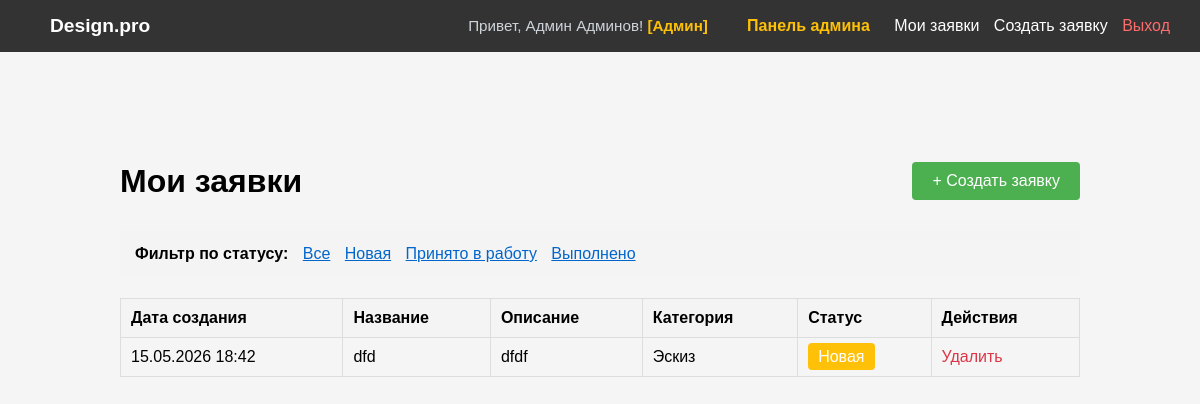
/my-applications/ (signed in), run on an earlier commit of the app's database.
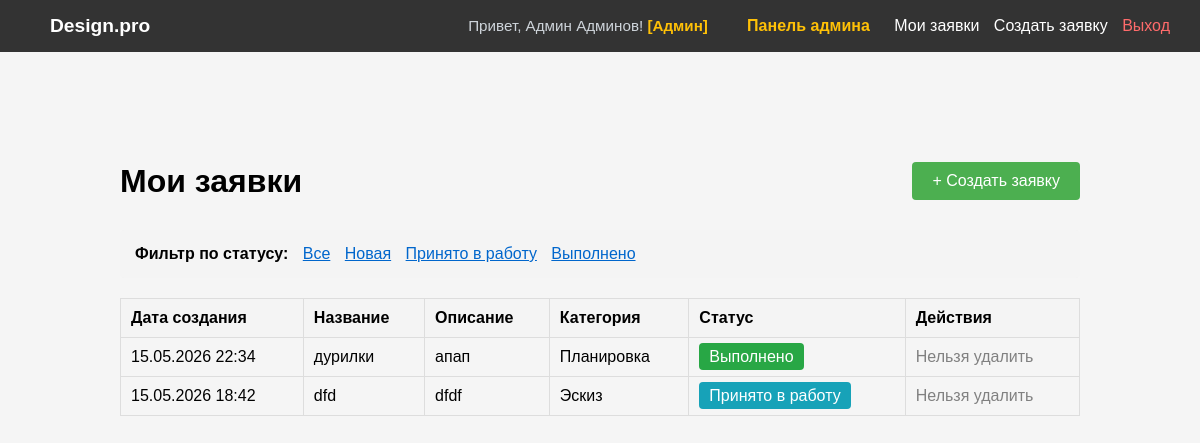
And on a later commit of the database.
### portal/models.py (models this page shows, shortened)
class CustomUser(AbstractUser):
    username = models.CharField(
        'Логин',
        max_length=150,
        unique=True,
        validators=[latin_validator],
        help_text='Только латинские буквы и дефис.'
    )
    last_name = models.CharField(
        'Фамилия',
        max_length=150,
        validators=[cyrillic_validator],
        help_text='Только кириллица.'
    )
    first_name = models.CharField(
        'Имя',
        max_length=150,
        validators=[cyrillic_validator],
        help_text='Только кириллица.'
    )
    middle_name = models.CharField(
        'Отчество',
        max_length=150,
        validators=[cyrillic_validator],
        blank=True,  # Можно оставить пустым
        help_text='Только кириллица.'
    )
    USERNAME_FIELD = 'username'
    REQUIRED_FIELDS = ['first_name', 'last_name', 'email']
    class Meta:
        verbose_name = 'Пользователь'
        verbose_name_plural = 'Пользователи'

class Application(models.Model):
    STATUS_CHOICES = (
        ('new', 'Новая'),
        ('in_progress', 'Принято в работу'),
        ('completed', 'Выполнено'),
    )
    title = models.CharField(
        'Название',
        max_length=200
    )
    description = models.TextField(
        'Описание'
    )
    category = models.ForeignKey(
        Category,
        on_delete=models.CASCADE,
        verbose_name='Категория',
        related_name='applications'
    )
    photo = models.ImageField(
        'Фото помещения',
        upload_to='applications/%Y/%m/%d/',
        blank=True,
        null=True
    )
    status = models.CharField(
        'Статус',
        max_length=20,
        choices=STATUS_CHOICES,
        default='new'
    )
    created_at = models.DateTimeField(
        'Дата создания',
        auto_now_add=True
    )
    user = models.ForeignKey(
        CustomUser,
        on_delete=models.CASCADE,
        verbose_name='Пользователь',
        related_name='applications'
    )
    design_image = models.ImageField(
        'Дизайн помещения',
        upload_to='designs/%Y/%m/%d/',
        blank=True,
        null=True,
        help_text='Загружается при смене статуса на "Выполнено"'
    )
    admin_comment = models.TextField(
        'Комментарий администратора',
        blank=True,
        null=True,
        help_text='Заполняется при смене статуса на "Принято в работу"'
    )
    updated_at = models.DateTimeField('Дата изменения', null=True, blank=True)
    class Meta:
        verbose_name = 'Заявка'
        verbose_name_plural = 'Заявки'
        ordering = ['-created_at']  # Сортировка по убыванию даты

class Category(models.Model):
    name = models.CharField(
        'Название категории',
        max_length=100,
        unique=True
    )
    class Meta:
        verbose_name = 'Категория'
        verbose_name_plural = 'Категории'

### portal/views.py (the view)
# urls.py: path('my-applications/', views.my_applications, name='my_applications'),
@login_required
def my_applications(request):
    applications = Application.objects.filter(user=request.user).order_by('-created_at')
    status_filter = request.GET.get('status')
    if status_filter:
        applications = applications.filter(status=status_filter)
    context = {
        'applications': applications,
        'status_filter': status_filter,
    }
    return render(request, 'portal/my_applications.html', context)

### portal/templates/portal/my_applications.html (shortened to what this page needs)
{% extends 'portal/index.html' %}
{% block content %}
<div style="max-width: 1000px; margin: 50px auto; padding: 20px;">
    <div style="display: flex; justify-content: space-between; align-items: center; margin-bottom: 30px;">
        <h1>Мои заявки</h1>
        <a href="{% url 'create_application' %}" style="background-color: #4CAF50; color: white; padding: 10px 20px; text-decoration: none; border-radius: 4px;">
            + Создать заявку
        </a>
    </div>
    <div style="margin-bottom: 20px; padding: 15px; background-color: #f4f4f4; border-radius: 4px;">
        <strong>Фильтр по статусу:</strong>
        <a href="{% url 'my_applications' %}" style="margin-left: 10px; text-decoration: {% if not status_filter %}underline{% endif %}; color: #0066cc;">Все</a>
        <a href="?status=new" style="margin-left: 10px; text-decoration: {% if status_filter == 'new' %}underline{% endif %}; color: #0066cc;">Новая</a>
        <a href="?status=in_progress" style="margin-left: 10px; text-decoration: {% if status_filter == 'in_progress' %}underline{% endif %}; color: #0066cc;">Принято в работу</a>
        <a href="?status=completed" style="margin-left: 10px; text-decoration: {% if status_filter == 'completed' %}underline{% endif %}; color: #0066cc;">Выполнено</a>
    </div>
    {% if applications %}
        <table style="width: 100%; border-collapse: collapse;">
            <thead>
                <tr style="background-color: #f4f4f4;">
                    <th style="padding: 10px; border: 1px solid #ddd; text-align: left;">Дата создания</th>
                    <th style="padding: 10px; border: 1px solid #ddd; text-align: left;">Название</th>
                    <th style="padding: 10px; border: 1px solid #ddd; text-align: left;">Описание</th>
                    <th style="padding: 10px; border: 1px solid #ddd; text-align: left;">Категория</th>
                    <th style="padding: 10px; border: 1px solid #ddd; text-align: left;">Статус</th>
                    <th style="padding: 10px; border: 1px solid #ddd; text-align: left;">Действия</th>
                </tr>
            </thead>
            <tbody>
                {% for app in applications %}
                <tr>
                    <td style="padding: 10px; border: 1px solid #ddd;">{{ app.created_at|date:"d.m.Y H:i" }}</td>
                    <td style="padding: 10px; border: 1px solid #ddd;">{{ app.title }}</td>
                    <td style="padding: 10px; border: 1px solid #ddd;">{{ app.description|truncatewords:10 }}</td>
                    <td style="padding: 10px; border: 1px solid #ddd;">{{ app.category.name }}</td>
                    <td style="padding: 10px; border: 1px solid #ddd;">
                        <span style="padding: 5px 10px; border-radius: 4px; background-color:
                            {% if app.status == 'new' %}#ffc107
                            {% elif app.status == 'in_progress' %}#17a2b8
                            {% else %}#28a745{% endif %};
                            color: white;">
                            {{ app.get_status_display }}
                        </span>
                    </td>
                    <td style="padding: 10px; border: 1px solid #ddd;">
                        {% if app.status == 'new' %}
                            <a href="{% url 'delete_application' app.pk %}" style="color: #dc3545; text-decoration: none;">Удалить</a>
                        {% else %}
                            <span style="color: gray;">Нельзя удалить</span>
                        {% endif %}
                    </td>
                </tr>
                {% endfor %}
            </tbody>
        </table>
    {% else %}
        <p style="text-align: center; color: gray; padding: 40px;">У вас пока нет заявок.</p>
    {% endif %}
</div>
{% endblock %}

### portal/templates/portal/index.html (shortened to what this page needs)
<!DOCTYPE html>
<html lang="ru">
<head>
</head>
<body>
    <nav>
    <div>
        <a href="{% url 'home' %}" style="font-weight: bold; font-size: 1.2em; color: white;">Design.pro</a>
    </div>
    <div>
        {% if user.is_authenticated %}
            <span style="color: #ced4da; margin-right: 15px; font-size: 0.95em;">
                Привет, {{ user.get_full_name|default:user.username }}!
                {% if user.is_staff %}<span style="color: #ffc107; font-weight: bold;">[Админ]</span>{% endif %}
            </span>
            {% if user.is_staff %}
                <a href="{% url 'admin_dashboard' %}" style="color: #ffc107; font-weight: bold; margin-right: 10px;">Панель админа</a>
            {% endif %}
            <a href="{% url 'my_applications' %}" style="margin-left: 10px;">Мои заявки</a>
            <a href="{% url 'create_application' %}" style="margin-left: 10px;">Создать заявку</a>
            <a href="{% url 'logout' %}" style="margin-left: 10px; color: #ff6b6b;">Выход</a>
        {% else %}
            <a href="{% url 'login' %}" style="margin-left: 15px;">Вход</a>
            <a href="{% url 'register' %}" style="margin-left: 10px; background: #007bff; color: white; padding: 5px 10px; border-radius: 4px;">Регистрация</a>
        {% endif %}
    </div>
</nav>
    <div class="container">
        {% block content %}{% endblock %}
    </div>
</body>
</html>

### portal/templates/portal/index.html (style rules this page uses)
* { margin: 0; padding: 0; box-sizing: border-box; }
body { font-family: Arial, sans-serif; background-color: #f5f5f5; }
nav { background-color: #333; padding: 15px 30px; display: flex; justify-content: space-between; align-items: center; }
nav a { color: white; text-decoration: none; margin-left: 20px; }
.container { max-width: 1200px; margin: 0 auto; padding: 40px 20px; }

What changed in the data, as far as the page shows it:
added Application: created_at "15.05.2026 22:34", title "дурилки", description "апап", category.name "Планировка", status "Выполнено", shows "Нельзя удалить"
changed Application "dfd": status "Новая" → "Принято в работу"; status "Удалить" → "Нельзя удалить"
